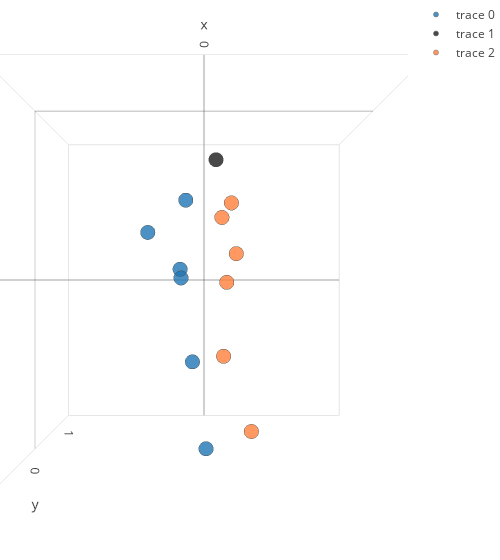

Notebook cell for this chart:
### Code cell
h36m.visualize_3D(trainset[3002])

### Figure 1 — Plotly figure (JSON) as saved in the notebook; plotly's stock layout.template omitted (floating-point values rounded to 4 significant figures)
{"data": [{"marker": {"line": {"color": "rgba(200,200,200)", "width": 0.5}, "opacity": 0.8, "size": 5}, "mode": "markers", "type": "scatter3d", "x": [-0.1354, -0.06916, 0.01034, -0.1064, -0.3144, -0.1376], "y": [-0.06149, -0.0354, -0.06395, -0.1048, -0.2339, -0.1493], "z": [0.01286, -0.4792, -0.982, 0.4609, 0.2658, 0.06226]}, {"marker": {"color": "rgb(27, 27, 27)", "line": {"color": "rgba(200,200,200)", "width": 0.5}, "opacity": 0.8, "size": 5}, "mode": "markers", "type": "scatter3d", "x": [0.06844], "y": [-0.0643], "z": [0.7013]}, {"marker": {"color": "rgb(327, 127, 57)", "line": {"color": "rgba(200,200,200)", "width": 0.5}, "opacity": 0.8, "size": 5}, "mode": "markers", "type": "scatter3d", "x": [0.1354, 0.1211, 0.2974, 0.1623, 0.1955, 0.1112], "y": [0.06149, 0.2388, 0.2649, 0.03732, 0.121, 0.256], "z": [-0.01286, -0.4771, -0.9548, 0.4612, 0.1614, 0.3949]}], "layout": {"margin": {"b": 0, "l": 0, "r": 0, "t": 0}, "scene": {"aspectmode": "manual", "aspectratio": {"x": 1, "y": 1, "z": 1}, "camera": {"center": {"x": 0, "y": 0, "z": 0}, "eye": {"x": 0, "y": -2, "z": 0}, "up": {"x": 0, "y": 0, "z": 1}}, "xaxis": {"nticks": 4, "range": [-1, 1]}, "yaxis": {"nticks": 4, "range": [-1, 1]}, "zaxis": {"nticks": 4, "range": [-1, 1]}}, "title": "cam", "width": 500}}
